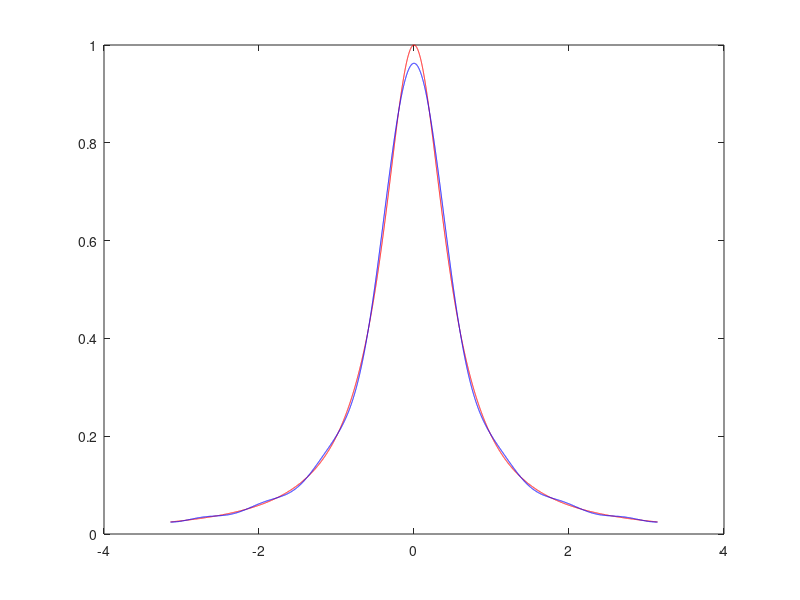

Source code (MATLAB): (Note: this script raises an error after producing the figure.)
    n = 8;
    t = zeros(n);
    C = zeros(n,n);
    S = zeros(n,n);
    for i = 1:n
        t(i) = pi/16 + (i-1)*pi/8;
        for j = 1:n
            C(i,j) = cos((j-1)*t(i));
            S(i,j) = sin(j*t(i));
        end
    end
   C_trans = transpose(C);
   S_trans = transpose(S);
   
   C_ort1 = round(mtimes(C_trans, C));
   S_ort2 = round(mtimes(S_trans, S));  
   
   C_u = zeros(n);
   S_u = zeros(n);
   for k = 1:n
       cj = C(:,k);
       sj = S(:,k);
       C_u(:, k) = cj./(sum(cj.^2));
       S_u(:, k) = sj./(sum(sj.^2));
   end
   C_inv = transpose(C_u);
   S_inv = transpose(S_u);
   
   t_16 = linspace(pi/16, 15*pi/16, 8);
   t = linspace(-pi, pi, 10000);
   
   f_t16 = 1./(1 + 4.*t_16.^2);
   f_t16_n = 1./(1 + 4.*(-t_16).^2);
   
   f_l = 0.5*(f_t16 + f_t16_n);
   f_o = 0.5*(f_t16 - f_t16_n);
   
   y_c = mtimes(C_inv, transpose(f_l));
   y_s = mtimes(S_inv, transpose(f_o));
   
   f_16 = y_c(1) + y_c(2)*cos(t) + y_c(3)*cos(2*t) + y_c(4)*cos(3*t)... 
    + y_c(5)*cos(4*t) + y_c(6)*cos(5*t) + y_c(7)*cos(6*t)... 
    + y_c(8)*cos(7*t) + y_s(1)*sin(t) + y_s(2)*sin(2*t) ...
    + y_s(3)*sin(3*t)  + y_s(4)*sin(4*t)  + y_s(5)*sin(5*t)... 
    + y_s(6)*sin(6*t)  + y_s(7)*sin(7*t) + y_s(8)*sin(8*t);

   f = 1./(1 + 4.*t.^2);
   g = figure;
   plot(t, f, ' r ' , t , f_16 , 'b')
   ax = gca;
   ax.FontSize = 15;
   xlabel('x');
   ylabel('y');
   title('Plot av f og f_{16},  f = 1/(1 + 4t^2)');
   saveas(g,'oppgave_9', 'png')